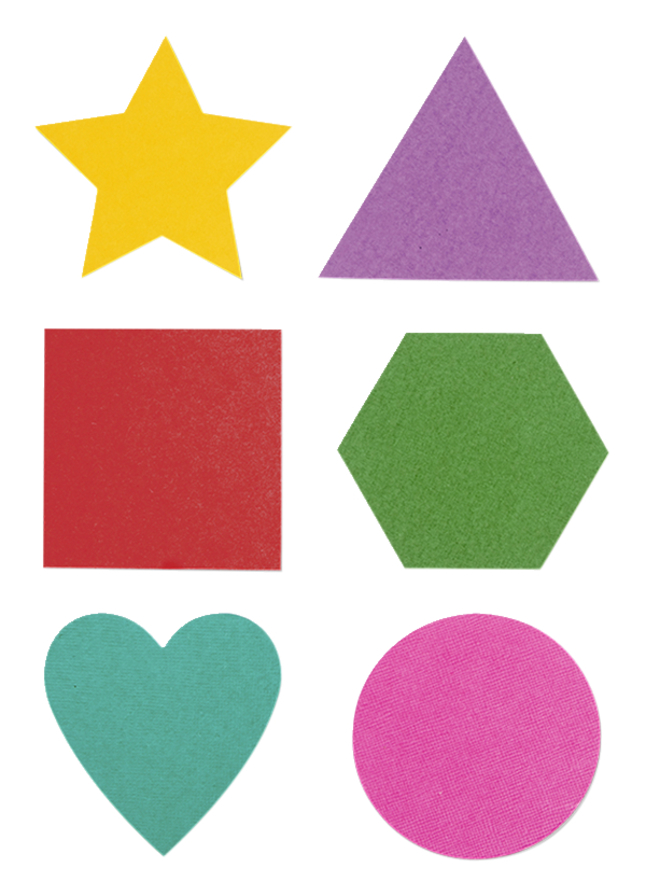
#> input picture shapes2.jpg, 646 x 896 px
$ python 48_shape_detection_2.py
#> lines starting #> are read from the running program, lines starting #| are printed output that depends on the picture; after the words box and inside, x2 and y2 are one past the last pixel; in counts of white or black regions, pixels touching at a corner belong together
#basit shape detection
# kare ile dikdortgeni ayirt eder

import  cv2 as cv

img = cv.imread('shapes2.jpg')
#> img is the input picture: shape (896, 646, 3); mean B, G, R 190.8, 196.1, 215.9
gray = cv.cvtColor(img, cv.COLOR_BGR2GRAY)
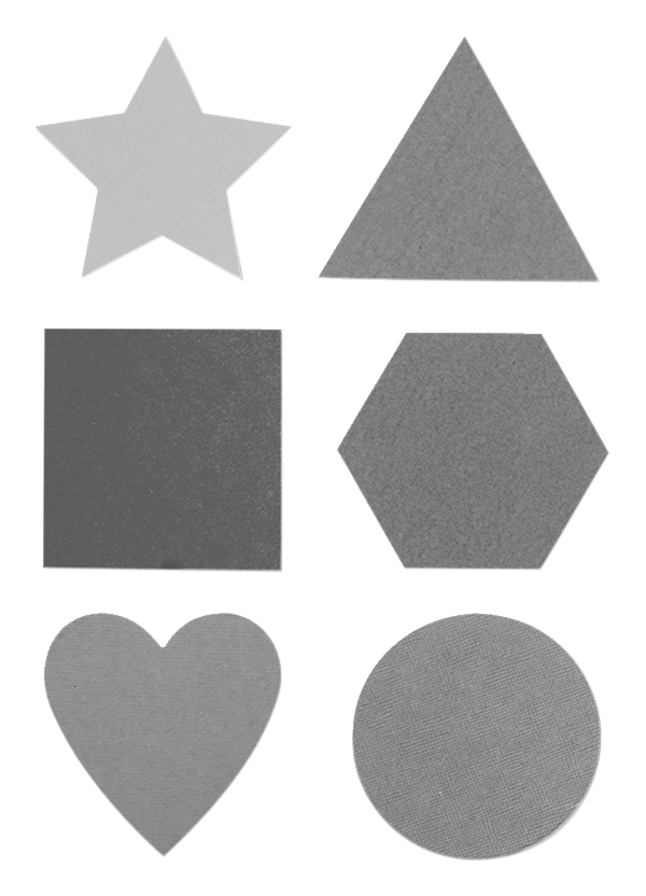
#> gray: shape (896, 646); min 78, max 255, mean 201.4

__, thresh = cv.threshold(gray, 240, 255, cv.THRESH_BINARY)
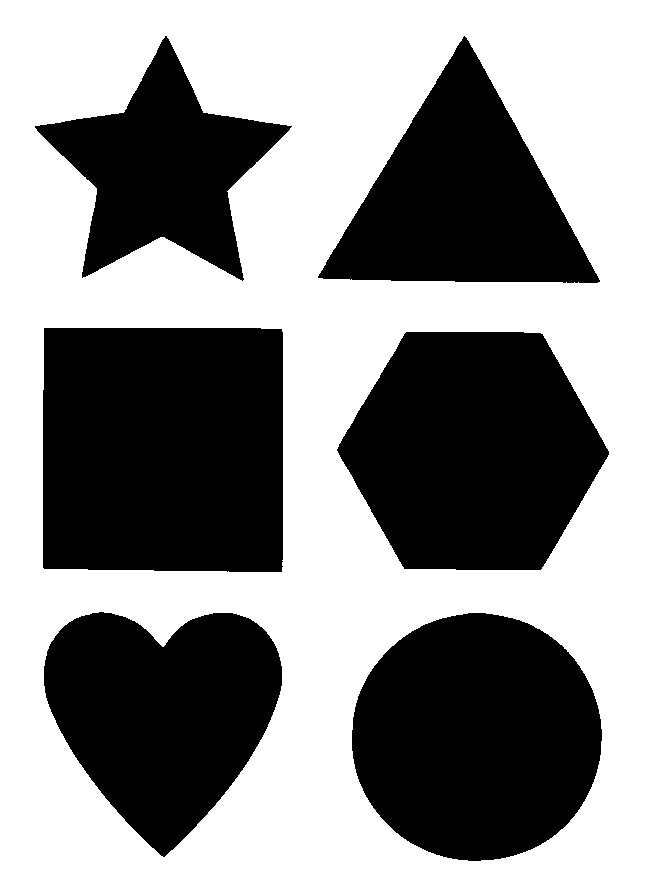
#> thresh: shape (896, 646); 55.5% white; 6 black regions

contours, __ = cv.findContours(thresh, cv.RETR_TREE, cv.CHAIN_APPROX_NONE)
#> contours = 7 contours; box (x1, y1, x2, y2) and area: (0, 0, 646, 896) 577275, (42, 327, 284, 573) 58600, (351, 612, 603, 862) 49071, (336, 331, 610, 571) 48992, (43, 611, 283, 858) 39596, (317, 35, 601, 284) 35670, (34, 35, 293, 282) 27926

for contour in contours :
    approx = cv.approxPolyDP(contour, 0.01 * cv.arcLength(contour, True), True)
    cv.drawContours(img, [approx], 0, (0, 0, 0), 3, cv.LINE_4)
    x = approx.ravel()[0]
    y = approx.ravel()[1]
    if len(approx) == 3 :
        cv.putText(img, 'triangle', (x, y-5), cv.FONT_HERSHEY_SIMPLEX, 1, (0, 0, 0), 2)
    elif len(approx) == 4 :
        (x1, y1, width, height) = cv.boundingRect(contour)
        ratio = float(width/height)
        if ratio > 0.95 and ratio < 1.1 :
            cv.putText(img, 'square', (x, y-5), cv.FONT_HERSHEY_SIMPLEX, 1, (0, 0, 0), 2)
        else  :
            cv.putText(img, 'reqtangle', (x, y-5), cv.FONT_HERSHEY_SIMPLEX, 1, (0, 0, 0), 2)
    elif len(approx) == 5 :
        cv.putText(img, 'pentagon', (x, y-5), cv.FONT_HERSHEY_SIMPLEX, 1, (0, 0, 0), 2)
    elif len(approx) == 5 :
        cv.putText(img, 'pentagon', (x, y-10), cv.FONT_HERSHEY_SIMPLEX, 1, (0, 0, 0), 2)
    elif len(approx) == 6 :
        cv.putText(img, 'hexagon', (x, y-10), cv.FONT_HERSHEY_SIMPLEX, 1, (0, 0, 0), 2)
    elif len(approx) == 7 :
        cv.putText(img, 'octav', (x, y-10), cv.FONT_HERSHEY_SIMPLEX, 1, (0, 0, 0), 2)
    elif len(approx) == 10 :
        cv.putText(img, 'star', (x, y-5), cv.FONT_HERSHEY_SIMPLEX, 1, (0, 0, 0), 2)
    else :
        cv.putText(img, 'circle', (x, y-5), cv.FONT_HERSHEY_SIMPLEX, 1, (0, 0, 0), 2)
#> this loop made 7 passes
#> (approx, x, y, x1, y1, width, height, ratio) on passes 1, 5: ([[0, 0], [0, 895], [645, 895], [645, 0]], 0, 0, 0, 0, 646, 896, 0.721), ([[44, 327], [282, 329], [281, 572], [42, 567]], 44, 327, 42, 327, 242, 246, 0.984)
#> (x, y) on passes 2, 3, 4, 7: (468, 612), (81, 615), (406, 331), (34, 126)
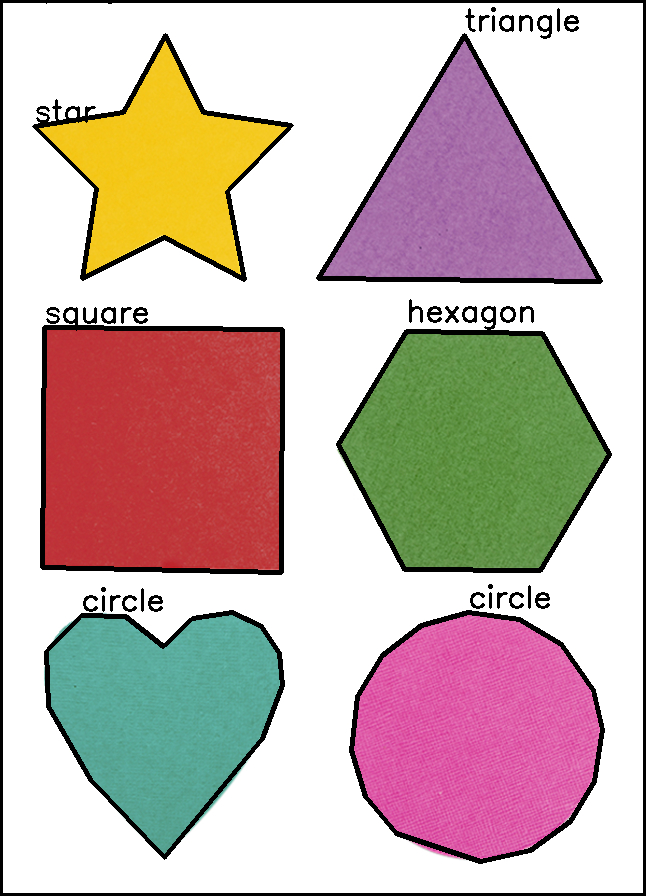
#> img: shape (896, 646, 3); 6.56% of pixels changed, all inside (x1, y1, x2, y2) = (0, 0, 646, 896)

cv.imshow('shape_detection', img)
cv.waitKey(0)
cv.destroyAllWindows()

$ run again, with shapes1.jpg copied over shapes2.jpg
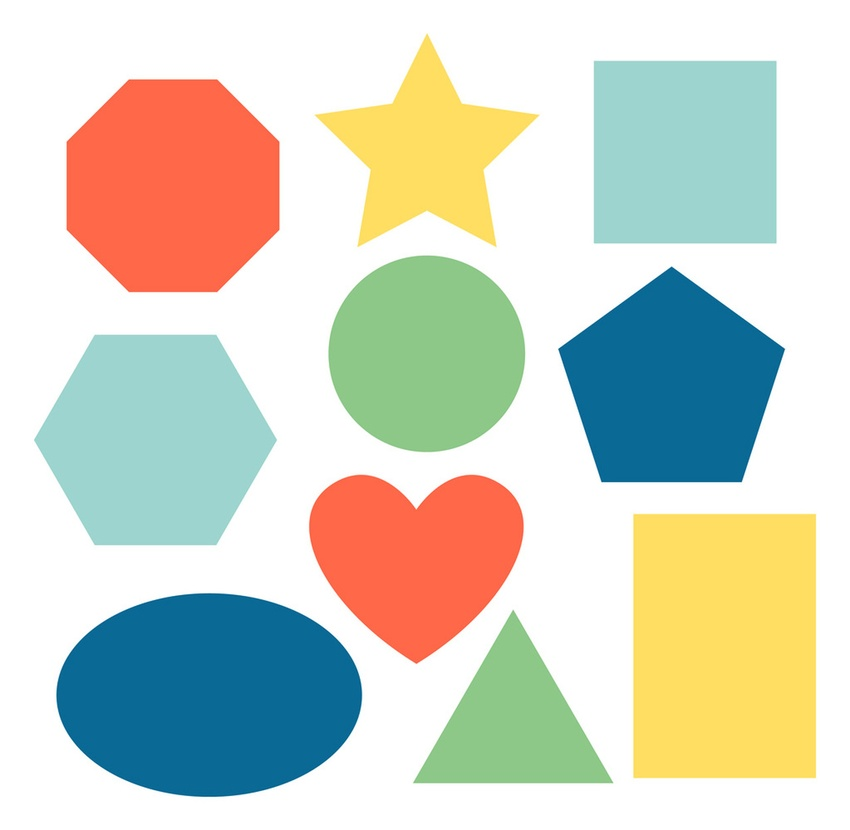
#> input picture shapes1.jpg, 850 x 830 px, shrunk from 1280 x 1251 before the run
#> img is the input picture: shape (830, 850, 3); mean B, G, R 197.1, 211.9, 208.3
#> `__, thresh = cv.threshold(gray, 240, 255, cv.THRESH_BINARY)`:
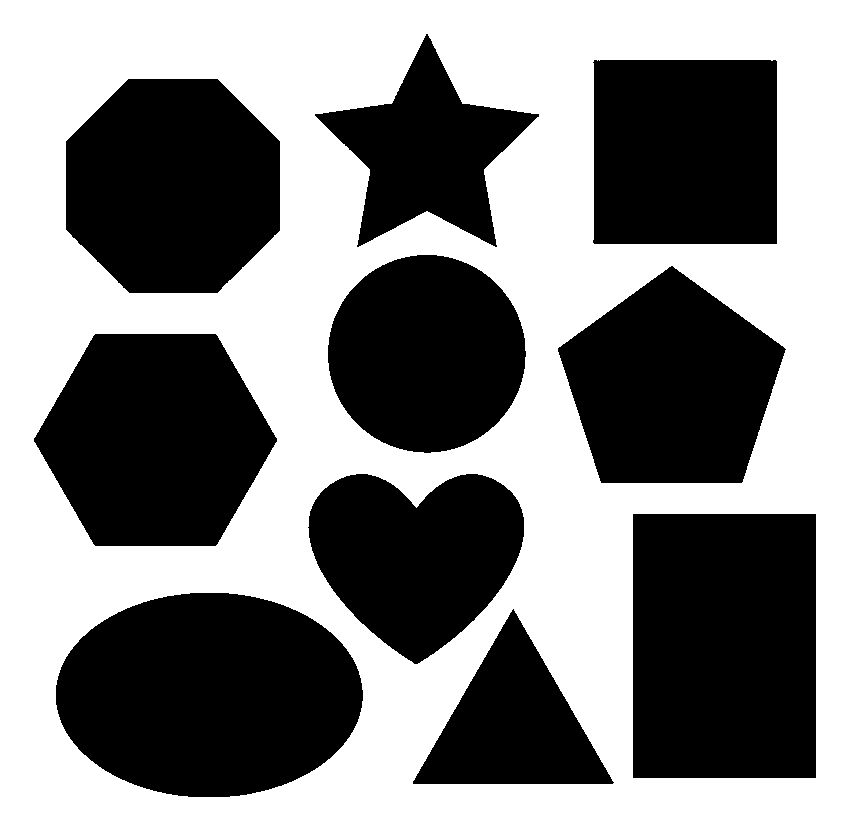
#> thresh: shape (830, 850); 51.8% white; 10 black regions
#> contours = 11 contours; largest, box (x1, y1, x2, y2) and area: (0, 0, 850, 830) 703821, (55, 592, 364, 798) 49719, (632, 513, 817, 779) 48758, (33, 333, 278, 547) 39040, (65, 78, 281, 294) 38227
#> the loop `for contour in contours :` made 11 passes
#> (approx, x, y, x1, y1, width, height, ratio) on passes 1, 4, 10: ([[0, 0], [0, 829], [849, 829], [849, 0]], 0, 0, 0, 0, 850, 830, 1.02), ([[633, 513], [816, 514], [815, 778], [632, 777]], 633, 513, 632, 513, 185, 266, 0.695), ([[593, 60], [775, 59], [777, 243], [594, 244]], 593, 60, 592, 59, 186, 186, 1)
#> after the loop `for contour in contours :`:
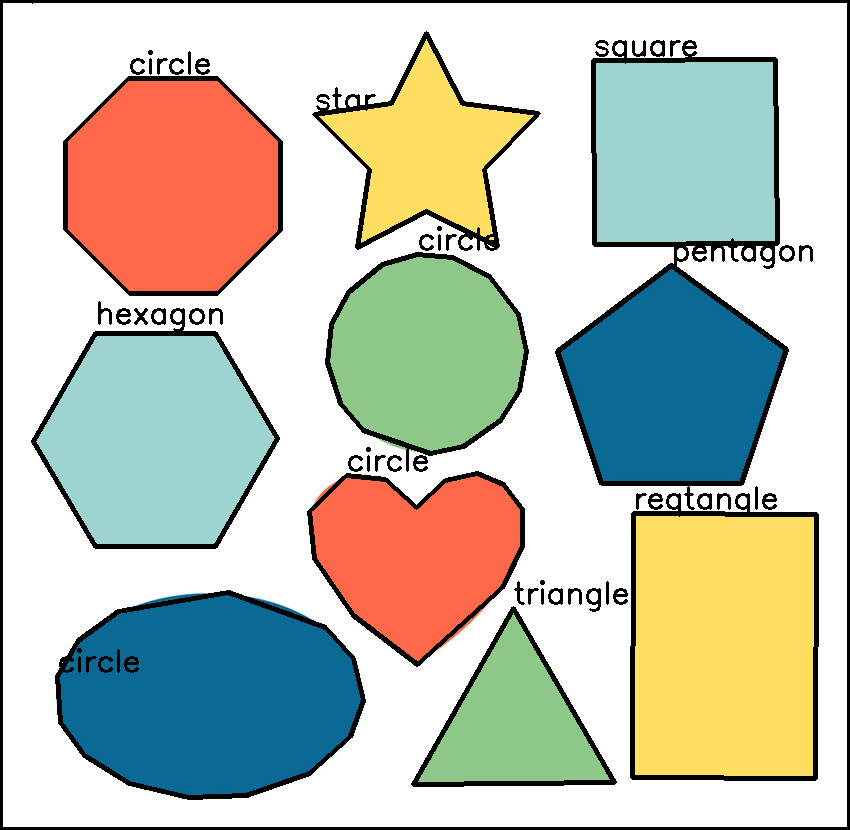
#> img: shape (830, 850, 3); 7.42% of pixels changed, all inside (x1, y1, x2, y2) = (0, 0, 850, 830)
